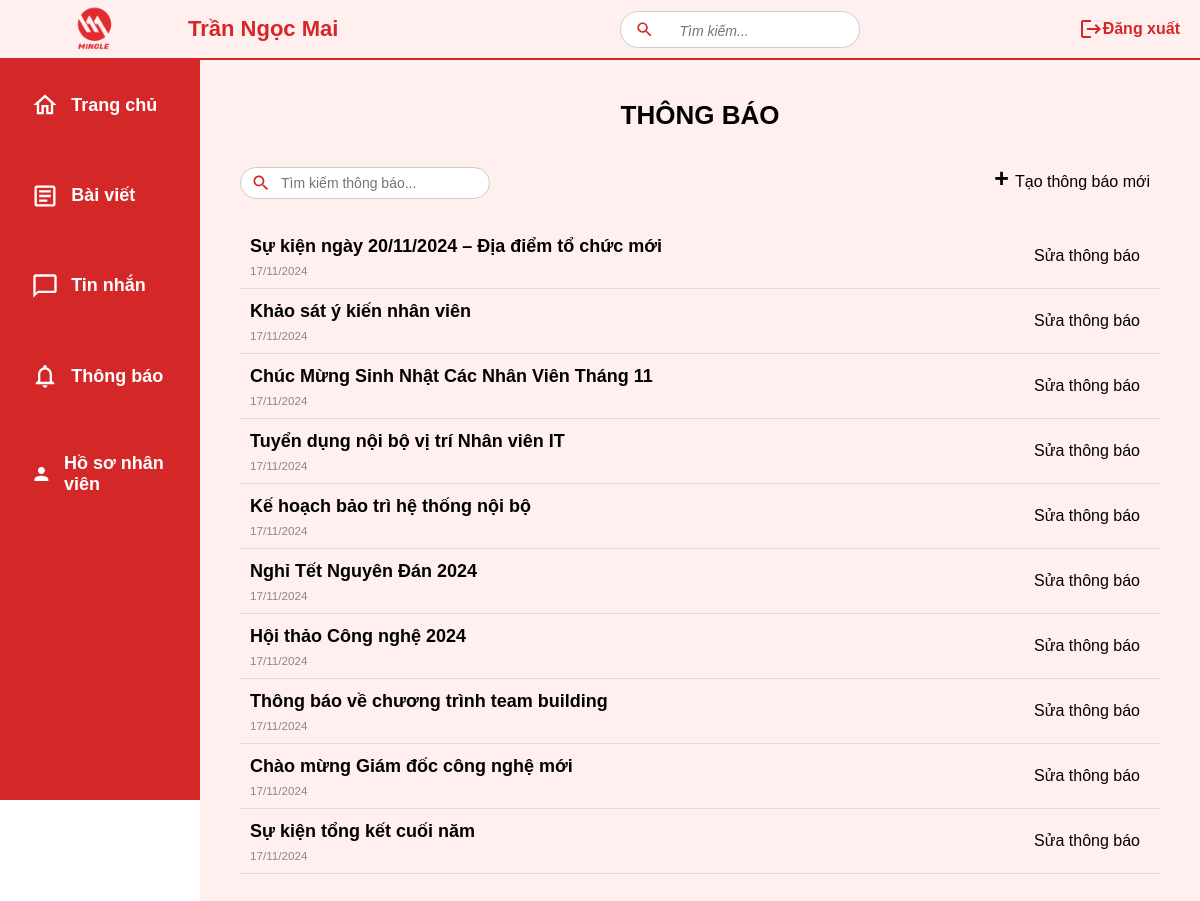
Before: /notifications/ (signed in) with the older database file.
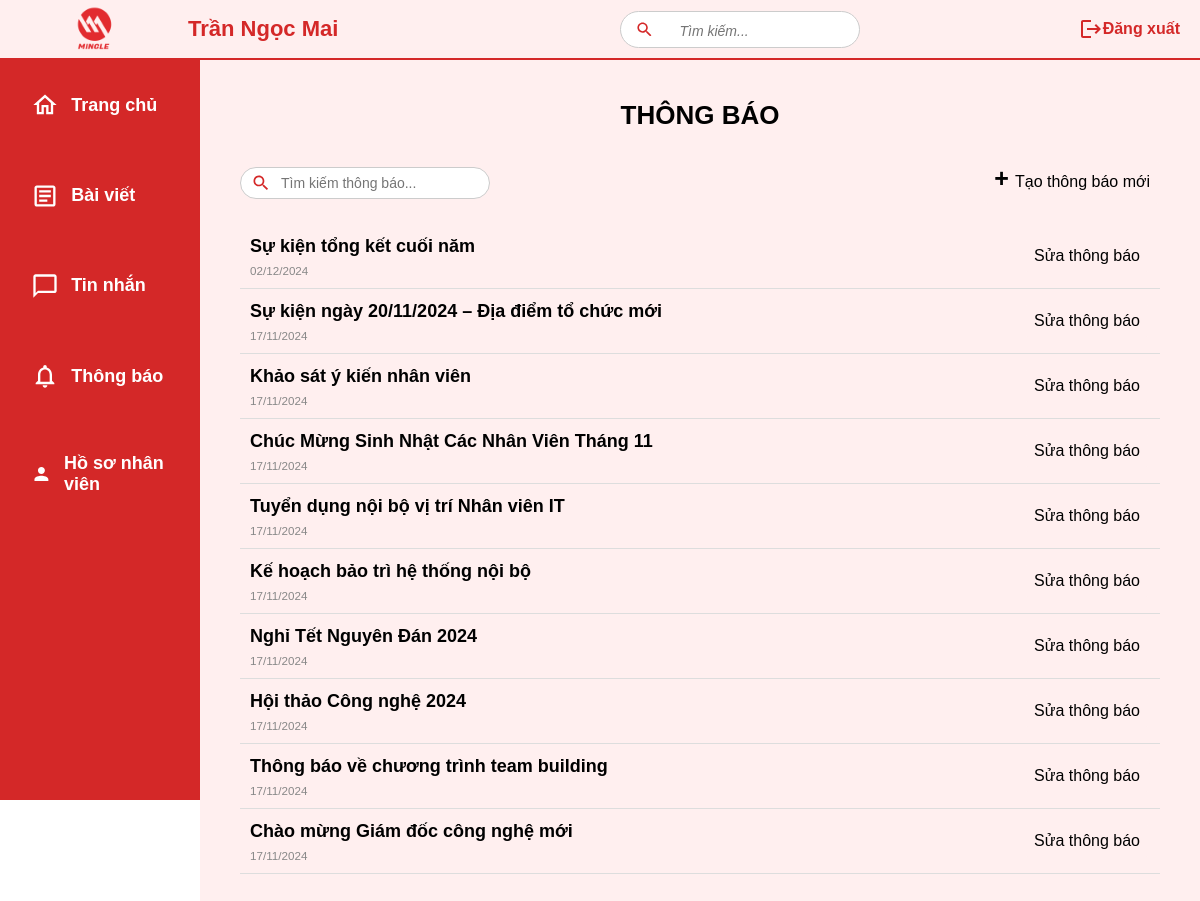
After: the same page with the newer database file.
### mxh/models.py (models this page shows, shortened)
class Notification(models.Model): # thông báo về tin tức sự kiện
    title = models.CharField(max_length=255)
    content = models.TextField()
    created_at = models.DateTimeField(auto_now_add=True)
    user = models.ForeignKey(User, on_delete=models.CASCADE, related_name='notifications')

### mxh/views.py (the view)
# urls.py: path('notifications/', notification_list, name='notification_list'),
@never_cache
@login_required
def notification_list(request):
   notifications = Notification.objects.all()
   search_query = request.GET.get('search', '')
   if search_query:
       notifications = notifications.filter(title__icontains=search_query)
   if not notifications.exists():
       messages.info(request, 'Không tìm thấy thông báo nào phù hợp với tìm kiếm của bạn!')
   notifications = notifications.order_by('-created_at')
   for notification in notifications:
       time_diff = now() - notification.created_at
       if time_diff.days > 2:
           notification.time_display = notification.created_at.strftime("%d/%m/%Y")
       elif time_diff.days >= 1:
           notification.time_display = f"{time_diff.days} ngày trước"
       elif time_diff.seconds >= 3600:
           notification.time_display = f"{time_diff.seconds // 3600} giờ trước"
       else:
           notification.time_display = f"{time_diff.seconds // 60} phút trước"
   return render(request, 'list.html', {'notifications': notifications})

### mxh/templates/list.html (shortened to what this page needs)
{% extends 'base.html' %}
{% block content %}
<div class="container">
    <h1>THÔNG BÁO</h1>
    <div class="search-bar">
        <form action="{% url 'notification_list' %}" method="GET" class="search-input">
            <input type="text" name="search" id="search-input" placeholder="Tìm kiếm thông báo..." />
        </form>
        {% if user.is_staff %}
        <a href="{% url 'notification_create' %}" class="btn-primary">
            <span class="plus-icon">+</span> Tạo thông báo mới
        </a>
        {% endif %}
    </div>
    {% if notifications.exists %}
    <table>
        <tbody>
            {% for notification in notifications %}
            <tr>
                <td>
                    <div class="notification-title">
                        <a href="{% url 'notification_detail' notification.id %}">
                            {{ notification.title }}
                        </a>
                    </div>
                    <div class="notification-created">
                        <small>{{ notification.time_display }}</small>
                    </div>
                </td>
                {% if user.is_staff %}
                <td class="edit-btn">
                    <a href="{% url 'notification_update' notification.id %}" class="btn-primary">Sửa thông báo</a>
                </td>
                {% endif %}
            </tr>
            {% endfor %}
        </tbody>
    </table>
    {% endif %}
</div>
{% endblock %}

Changed rows visible on the page:
changed Notification "Sự kiện tổng kết cuối năm": time_display "17/11/2024" → "02/12/2024"; moves up the list
